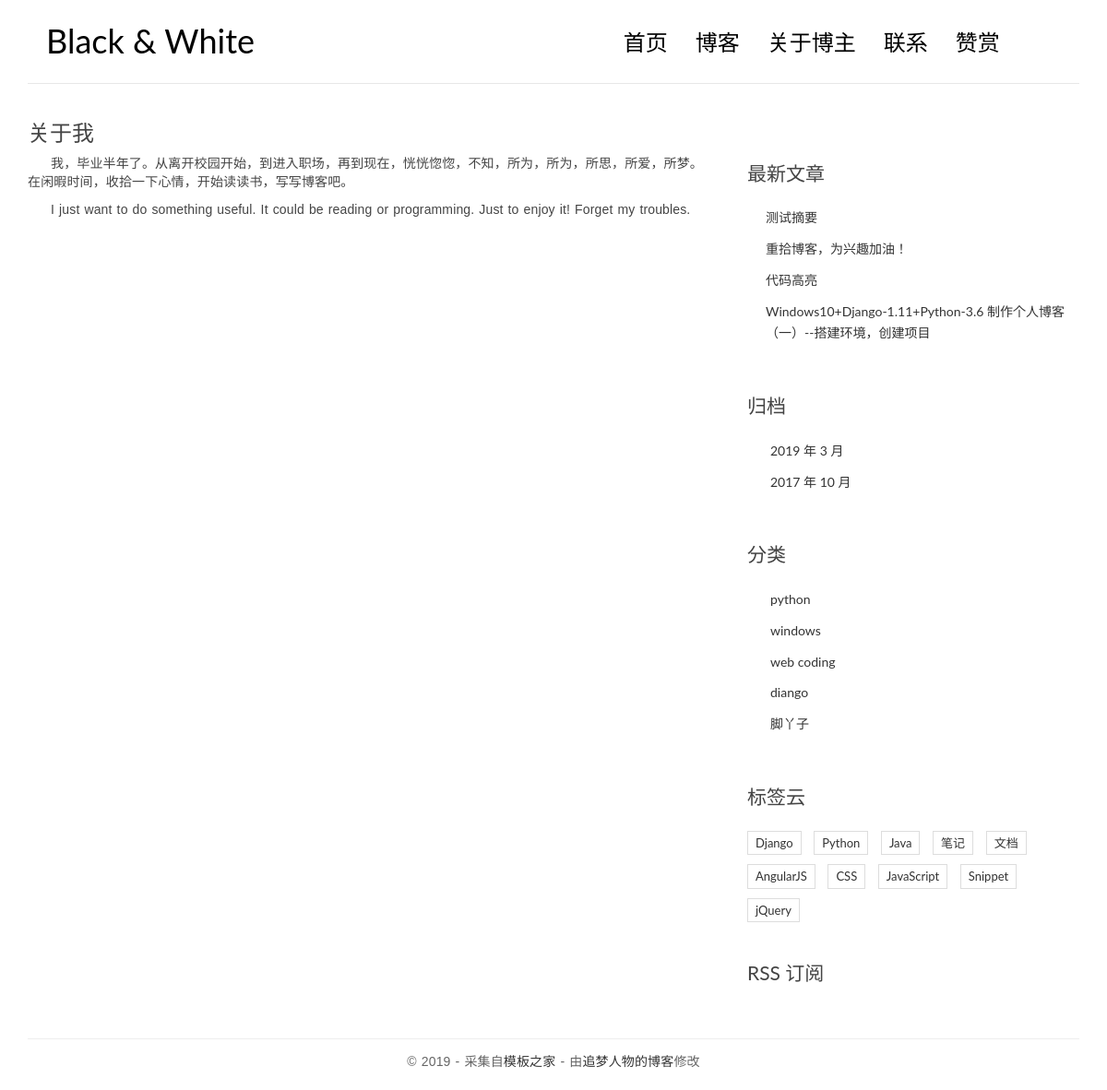
Screenshot of /about_author/ with the database file from the repository.
### blog/models.py (models this page shows, shortened)
class Article(models.Model):
	title = models.CharField(max_length=70)  # 文章标题
	content = models.TextField(blank=True, null=True)  # 文章内容
	create_date = models.DateTimeField(auto_now_add=True)  # 创建日期
	modified_date = models.DateTimeField(auto_now_add=True)  # 修改日期
	excerpt = models.CharField(max_length=200, blank=True)  # 摘要
	category = models.ForeignKey(Category)  # 文章分类
	tags = models.ManyToManyField(Tag, blank=True)  # 标签
	author = models.ForeignKey(User)  # 作者
	views = models.PositiveIntegerField(default=0)  # 阅读量
	class Meta:
		ordering = ['-create_date']
	def get_absolute_url(self):
		return reverse('blog:article_detail', kwargs={'id': self.id})

class Category(models.Model):
	name = models.CharField(max_length=100)

### blog/views.py (the view)
# urls.py: url(r'^about_author/$', views.about_author, name='about_author'),
def about_author(request):
	return render(request, 'blog/about_author.html')

### blog/templatetags/blog_tags.py (called while the page is built)
@register.simple_tag
def get_recent_articles(num=5):
	return Article.objects.all().order_by('-create_date')[:num]

@register.simple_tag
def get_month_articles():
	return Article.objects.dates('create_date', 'month', order='DESC')

@register.simple_tag
def get_categories():
	return Category.objects.all()

### templates/blog/about_author.html
{% extends 'home.html' %}
{% block main %}
    <div class="characters">
        <div class="characters_head">
            <h3>关于我</h3>
        </div>
        <div class="characters_body" style="text-indent:25px">
            <p>我，毕业半年了。从离开校园开始，到进入职场，再到现在，恍恍惚惚，不知，所为，所为，所思，所爱，所梦。
            在闲暇时间，收拾一下心情，开始读读书，写写博客吧。</p>
            <p>I just want to do something useful. It could be reading or programming. Just to enjoy it! Forget my troubles.</p>
        </div>
    </div>
{% endblock main %}

### templates/home.html (shortened to what this page needs)
<!DOCTYPE html>
{% load staticfiles %}
{% load blog_tags %}
<html>
<head>
	<link rel="stylesheet" href="https://cdn.bootcss.com/bootstrap/3.3.7/css/bootstrap.min.css">
    <link rel="stylesheet" href="http://code.ionicframework.com/ionicons/2.0.1/css/ionicons.min.css">
	<link rel="stylesheet" href="{% static 'blog/css/pace.css' %}">
    <link rel="stylesheet" href="{% static 'blog/css/custom.css' %}">
	<link rel="stylesheet" href="{% static 'blog/css/highlights/github.css' %}">
</head>
<body>
<div class="container">
    <header id="site-header">
        <div class="row">
            <div class="col-md-4 col-sm-5 col-xs-8">
                <div class="logo">
                    <h1><a href="{% url 'blog:home' %}"><b>Black &amp; White</b></a></h1>
                </div>
            </div>
            <div class="col-md-8 col-sm-7 col-xs-4">
                <nav class="main-nav" role="navigation">
                    <div class="collapse navbar-collapse" id="bs-example-navbar-collapse-1">
                        <ul class="nav navbar-nav navbar-right">
                            <li class="cl-effect-11"><a href="{% url 'blog:home' %}" data-hover="首页">首页</a></li>
                            <li class="cl-effect-11"><a href="{% url 'blog:home' %}" data-hover="博客">博客</a></li>
                            <li class="cl-effect-11"><a href="{% url 'blog:about_author' %}" data-hover="关于博主">关于博主</a></li>
                            <li class="cl-effect-11"><a href="{% url 'blog:contact' %}" data-hover="联系">联系</a></li>
                            <li class="c1-effect-11"><a href="{% url 'blog:reward' %}" data-hover="赞赏">赞赏</a></li>
                        </ul>
                    </div>
                </nav>
            </div>
        </div>
    </header>
</div>
<div class="content-body">
    <div class="container">
        <div class="row">
            {% block page-body %}
                <main class="col-md-8">
                    {% block main %}
                    {% endblock main %}
                </main>
                <aside class="col-md-4">
                    <div class="widget widget-recent-posts">
                        <h3 class="widget-title">最新文章</h3>
                        {% get_recent_articles as recent_article_list %}
                        <ul>
                            {% for post in recent_article_list %}
                                <li>
                                    <a href="{{ post.get_absolute_url }}">{{ post.title }}</a>
                                </li>
                            {% empty %}
                                暂时没有文章！
                            {% endfor %}
                        </ul>
                    </div>
                    <div class="widget widget-archives">
                        <h3 class="widget-title">归档</h3>
                        {% get_month_articles as date_list %}
                        <ul>
                            {% for date in date_list %}
                            <li>
                                <a href="{% url 'blog:archive_date' date.year date.month %}">
                                {{ date.year }} 年 {{ date.month }} 月</a>
                            </li>
                            {% empty %}
                                暂无归档！
                            {% endfor %}
                        </ul>
                    </div>
                    <div class="widget widget-category">
                        <h3 class="widget-title">分类</h3>
                        {% get_categories as category_list %}
                        <ul>
                            {% for category in category_list %}
                            <li>
                                <a href="{% url 'blog:category_article' category.id %}">{{ category.name }} </a>
                            </li>
                            {% empty %}
                                暂无分类！
                            {% endfor %}
                        </ul>
                    </div>
                    <div class="widget widget-tag-cloud">
                        <h3 class="widget-title">标签云</h3>
                        <ul>
                            <li>
                                <a href="#">Django</a>
                            </li>
                            <li>
                                <a href="#">Python</a>
                            </li>
                            <li>
                                <a href="#">Java</a>
                            </li>
                            <li>
                                <a href="#">笔记</a>
                            </li>
                            <li>
                                <a href="#">文档</a>
                            </li>
                            <li>
                                <a href="#">AngularJS</a>
                            </li>
                            <li>
                                <a href="#">CSS</a>
                            </li>
                            <li>
                                <a href="#">JavaScript</a>
                            </li>
                            <li>
                                <a href="#">Snippet</a>
                            </li>
                            <li>
                                <a href="#">jQuery</a>
                            </li>
                        </ul>
                    </div>
                    <div class="rss">
                        <a href="{% url 'rss' %}"> RSS 订阅</a>
                    </div>
                </aside>
            {% endblock page-body %}
        </div>
    </div>
</div>
<footer id="site-footer">
    <div class="container">
        <div class="row">
            <div class="col-md-12">
                <p class="copyright">&copy 2019 - 采集自<a href="http://www.cssmoban.com/"
                                                        target="_blank" title="模板之家">模板之家</a>
                    - 由<a href="http://zmrenwu.com/" title="网页模板" target="_blank">追梦人物的博客</a>修改
                </p>
            </div>
        </div>
    </div>
</footer>
</body>
</html>

### blog/static/blog/css/custom.css (style rules this page uses)
* { outline: none; }
h1, h2, h3, h4, h5, h6 { margin-top: 0; }
b { font-weight: 400; }
a { color: #333; }
body { color: #444; font-family: 'Lato', sans-serif; }
p { font-family: 'Ubuntu', sans-serif; font-weight: 400; word-spacing: 1px; letter-spacing: 0.01em; }
#site-header { background-color: #FFF; padding: 25px 20px; margin-bottom: 40px; border-bottom: 1px solid #e7e7e7; }
.logo h1 a { color: #000; }
.logo h1 { margin: 0; font-family: 'Lato', sans-serif; font-weight: 300; }
.main-nav { margin-top: 11px; max-width: 95%; }
.main-nav a { color: #000000 !important; padding: 0 0 5px 0 !important; margin-right: 30px; font-family: 'Lato', sans-serif; font-weight: 300; font-size: 24px; }
.cl-effect-11 a { padding: 10px 0; color: #0972b4; text-shadow: none; }
.cl-effect-11 a::before { position: absolute; top: 0; left: 0; overflow: hidden; padding: 0 0 5px 0 !important; max-width: 0; border-bottom: 1px solid #000; color: #000; content: attr(data-hover); white-space: nowrap; -webkit-transition: max-width 0.5s; -moz-transition: max-width 0.5s; transition: max-width 0.5s; }
.content-body { padding-bottom: 4em; }
.widget { background: #fff; padding: 30px 0 0; }
.widget-title { font-size: 1.5em; margin-bottom: 20px; line-height: 1.6; padding: 10px 0 0; font-weight: 400; }
.widget-recent-posts ul { padding: 0; margin: 0; padding-left: 20px; }
.widget-recent-posts ul li { list-style-type: none; position: relative; line-height: 170%; margin-bottom: 10px; }
.widget-recent-posts ul li::before { content: '\f3d3'; font-family: "Ionicons"; position: absolute; left: -17px; top: 3px; font-size: 16px; color: #000; }
.widget-archives ul { padding: 0; margin: 0; padding-left: 25px; }
.widget-archives ul li { list-style-type: none; position: relative; line-height: 170%; margin-bottom: 10px; }
.widget-archives ul li::before { content: '\f3f3'; font-family: "Ionicons"; position: absolute; left: -25px; top: 1px; font-size: 16px; color: #000; }
.widget-category ul { padding: 0; margin: 0; padding-left: 25px; }
.widget-category ul li { list-style-type: none; position: relative; line-height: 170%; margin-bottom: 10px; }
.widget-category ul li::before { content: '\f3fe'; font-family: "Ionicons"; position: absolute; left: -25px; top: 1px; font-size: 18px; color: #000; }
.widget-tag-cloud ul { padding: 0; margin: 0; margin-right: -10px; }
.widget-tag-cloud ul li { list-style-type: none; font-size: 13px; display: inline-block; margin-right: 10px; margin-bottom: 10px; padding: 3px 8px; border: 1px solid #ddd; }
.rss { font-size: 21px; margin-top: 30px; }
.rss a { color: #444; }
#site-footer { padding-top: 10px; padding: 0 0 1.5em 0; }
.copyright { text-align: center; padding-top: 1em; margin: 0; border-top: 1px solid #eee; color: #666; }

### rows the page displays
Article: title "测试摘要"
Article: title "重拾博客，为兴趣加油！"
Article: title "代码高亮"
Article: title "Windows10+Django-1.11+Python-3.6 制作个人博客（一）--搭建环境，创建项目"
Category: name "python"
Category: name "windows"
Category: name "web coding"
Category: name "diango"
Category: name "脚丫子"

### other values shown
{{ date.year }} "2019" "2017"
{{ date.month }} "3" "10"
